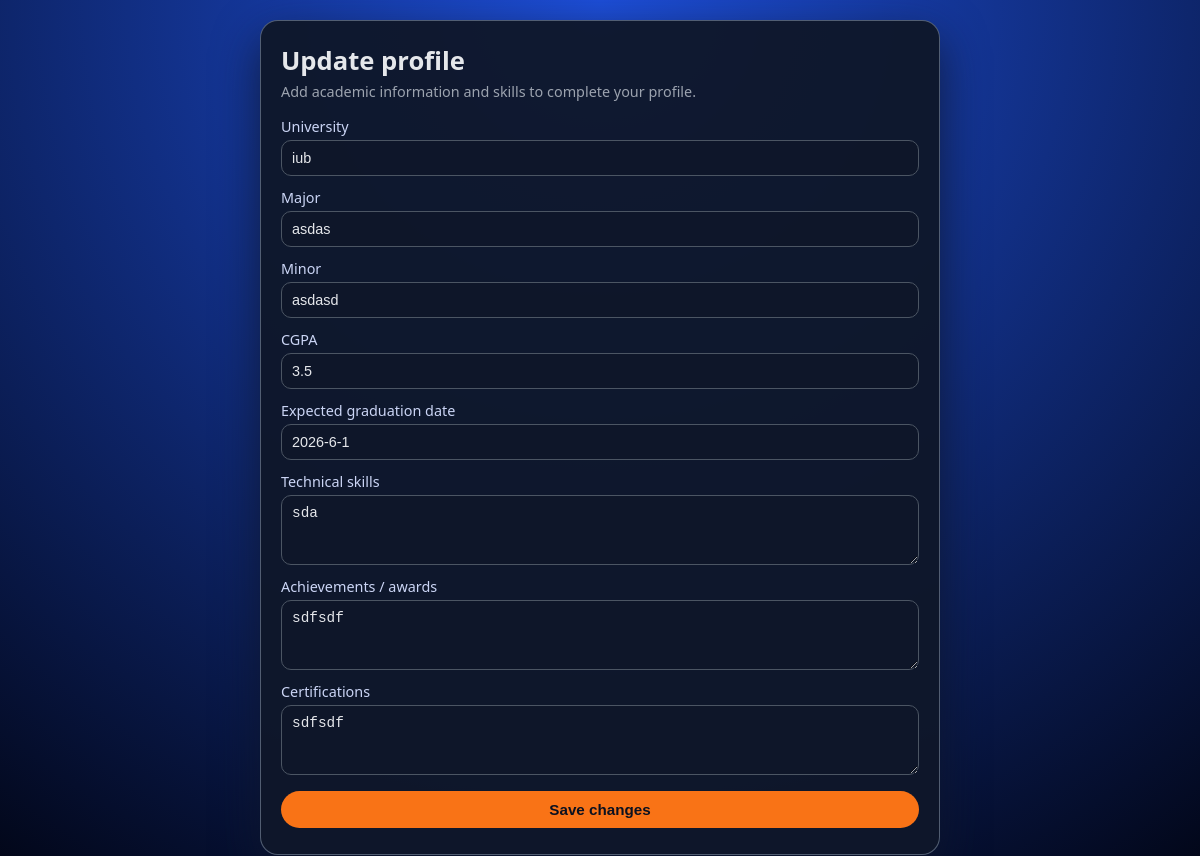
Screenshot of /update_c.php (signed in) with the database file from the repository.
### tables this page shows
CREATE TABLE `client_profiles` (
  `id` int(10) UNSIGNED NOT NULL,
  `user_id` int(10) UNSIGNED NOT NULL,
  `university` varchar(150) DEFAULT NULL,
  `major` varchar(150) DEFAULT NULL,
  `minor` varchar(150) DEFAULT NULL,
  `cgpa` varchar(10) DEFAULT NULL,
  `expected_grad` varchar(50) DEFAULT NULL,
  `technical_skills` text DEFAULT NULL,
  `achievements` text DEFAULT NULL,
  `certifications` text DEFAULT NULL,
  `created_at` timestamp NOT NULL DEFAULT current_timestamp(),
  `updated_at` timestamp NULL DEFAULT NULL ON UPDATE current_timestamp()
);

### update_c.php (the view, shortened to what this page needs)
<?php
require_once "connect.php";
$userId = (int)$_SESSION['user_id'];
$university = $major = $minor = $cgpa = $expected_grad = "";
$skills = $achievements = $certs = "";
$stmt = $mysqli->prepare(
    "SELECT university, major, minor, cgpa, expected_grad,
            technical_skills, achievements, certifications
     FROM client_profiles
     WHERE user_id = ?"
);
$stmt->bind_param("i", $userId);
$stmt->execute();
$res = $stmt->get_result();
if ($row = $res->fetch_assoc()) {
    $university    = $row['university'] ?? "";
    $major         = $row['major'] ?? "";
    $minor         = $row['minor'] ?? "";
    $cgpa          = $row['cgpa'] ?? "";
    $expected_grad = $row['expected_grad'] ?? "";
    $skills        = $row['technical_skills'] ?? "";
    $achievements  = $row['achievements'] ?? "";
    $certs         = $row['certifications'] ?? "";
}
?>
<!DOCTYPE html>
<html lang="en">
<head>
  <link rel="stylesheet" href="update_c.css">
</head>
<body>
  <div class="update-wrapper">
    <form class="update-card" id="updateForm" method="post" action="update_c.php">
      <h1 class="update-title">Update profile</h1>
      <p class="update-subtitle">Add academic information and skills to complete your profile.</p>
      <label class="field">
        <span>University</span>
        <input
          type="text"
          name="university"
          id="university"
          placeholder="Your university name"
          value="<?php echo htmlspecialchars($university); ?>"
        >
      </label>
      <label class="field">
        <span>Major</span>
        <input
          type="text"
          name="major"
          id="major"
          placeholder="Primary field of study"
          value="<?php echo htmlspecialchars($major); ?>"
        >
      </label>
      <label class="field">
        <span>Minor</span>
        <input
          type="text"
          name="minor"
          id="minor"
          placeholder="Secondary field of study (optional)"
          value="<?php echo htmlspecialchars($minor); ?>"
        >
      </label>
      <label class="field">
        <span>CGPA</span>
        <input
          type="text"
          name="cgpa"
          id="cgpa"
          placeholder="e.g. 3.65"
          value="<?php echo htmlspecialchars($cgpa); ?>"
        >
      </label>
      <label class="field">
        <span>Expected graduation date</span>
        <input
          type="text"
          name="gradDate"
          id="gradDate"
          placeholder="e.g. June 2026"
          value="<?php echo htmlspecialchars($expected_grad); ?>"
        >
      </label>
      <label class="field field-textarea">
        <span>Technical skills</span>
        <textarea
          name="skills"
          id="skills"
          placeholder="List your technical skills, separated by commas"
        ><?php echo htmlspecialchars($skills); ?></textarea>
      </label>
      <label class="field field-textarea">
        <span>Achievements / awards</span>
        <textarea
          name="achievements"
          id="achievements"
          placeholder="Notable achievements, awards, competitions"
        ><?php echo htmlspecialchars($achievements); ?></textarea>
      </label>
      <label class="field field-textarea">
        <span>Certifications</span>
        <textarea
          name="certs"
          id="certs"
          placeholder="Relevant certificates and courses"
        ><?php echo htmlspecialchars($certs); ?></textarea>
      </label>
      <button type="submit" class="primary-btn">Save changes</button>
    </form>
  </div>
</body>
</html>

### update_c.css (style rules this page uses)
*, *::before, *::after { box-sizing: border-box; margin: 0; padding: 0; }
body { font-family: system-ui, -apple-system, BlinkMacSystemFont, "Segoe UI", sans-serif; background: radial-gradient(circle at top, #1d4ed8, #020617); min-height: 100vh; display: flex; align-items: center; justify-content: center; color: #e5e7eb; }
.update-wrapper { width: 100%; max-width: 720px; padding: 20px; }
.update-card { background: rgba(15, 23, 42, 0.96); border-radius: 18px; padding: 22px 20px 26px; border: 1px solid rgba(148, 163, 184, 0.5); box-shadow: 0 18px 45px rgba(15, 23, 42, 0.8); }
.update-title { font-size: 1.6rem; margin-bottom: 4px; }
.update-subtitle { font-size: 0.9rem; color: #9ca3af; margin-bottom: 16px; }
.field { display: flex; flex-direction: column; gap: 4px; margin-bottom: 12px; font-size: 0.9rem; }
.field span { color: #cbd5f5; }
.field input, .field textarea { padding: 9px 10px; border-radius: 10px; border: 1px solid #4b5563; background: rgba(15, 23, 42, 0.9); color: #e5e7eb; outline: none; font-size: 0.9rem; }
.field textarea { min-height: 70px; resize: vertical; }
.primary-btn { width: 100%; margin-top: 4px; padding: 10px; border-radius: 999px; border: none; background: #f97316; color: #0b1120; font-weight: 600; cursor: pointer; font-size: 0.95rem; }

### rows the page displays
client_profiles: university "iub", major "asdas", minor "asdasd", cgpa "3.5", gradDate "2026-6-1", skills "sda", achievements "sdfsdf", certs "sdfsdf"
